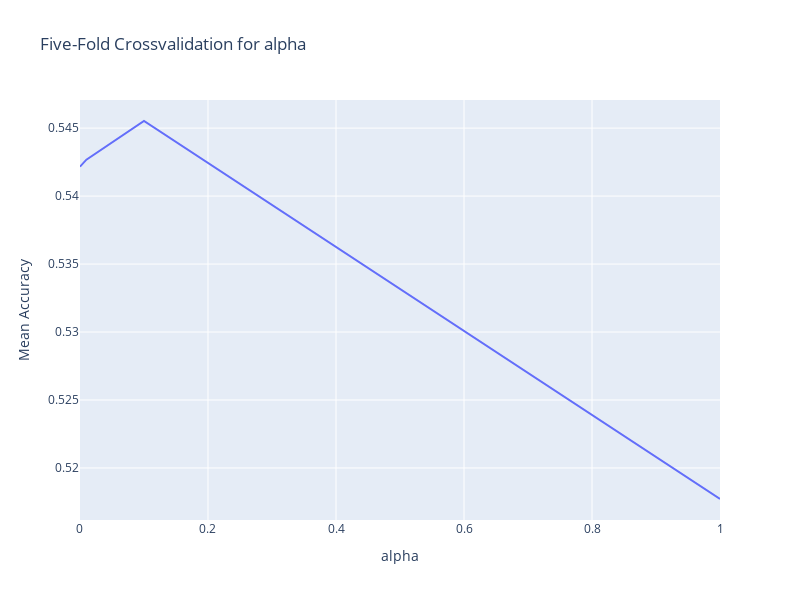

Notebook code for this chart:
### Code cell
grid_df = pd.DataFrame(grid.cv_results_)
px.line(
    data_frame = grid_df,
    x = 'param_alpha',
    y = 'mean_test_score',
    title='Five-Fold Crossvalidation for alpha',
    labels={
        'param_alpha': 'alpha',
        'mean_test_score': 'Mean Accuracy'
    },
    width=800,
    height=600
)

### Figure 1 — Plotly figure (JSON) as saved in the notebook; plotly's stock layout.template omitted (floating-point values rounded to 4 significant figures)
{"data": [{"hovertemplate": "alpha=%{x}<br>Mean Accuracy=%{y}<extra></extra>", "legendgroup": "", "line": {"color": "#636efa", "dash": "solid"}, "mode": "lines", "name": "", "orientation": "v", "showlegend": false, "type": "scatter", "x": [1e-05, 0.01, 0.1, 1], "xaxis": "x", "y": [0.5422, 0.5427, 0.5455, 0.5177], "yaxis": "y"}], "layout": {"height": 600, "legend": {"tracegroupgap": 0}, "title": {"text": "Five-Fold Crossvalidation for alpha"}, "width": 800, "xaxis": {"anchor": "y", "domain": [0, 1], "title": {"text": "alpha"}}, "yaxis": {"anchor": "x", "domain": [0, 1], "title": {"text": "Mean Accuracy"}}}}
